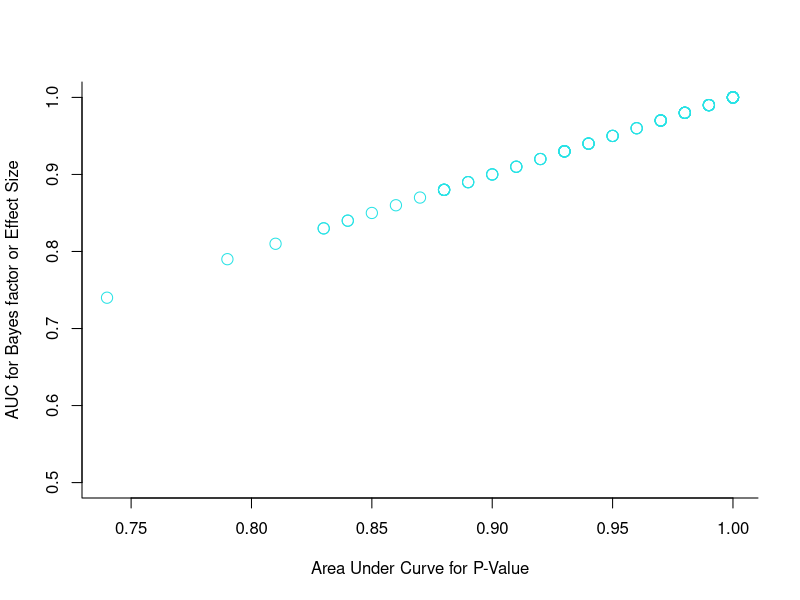
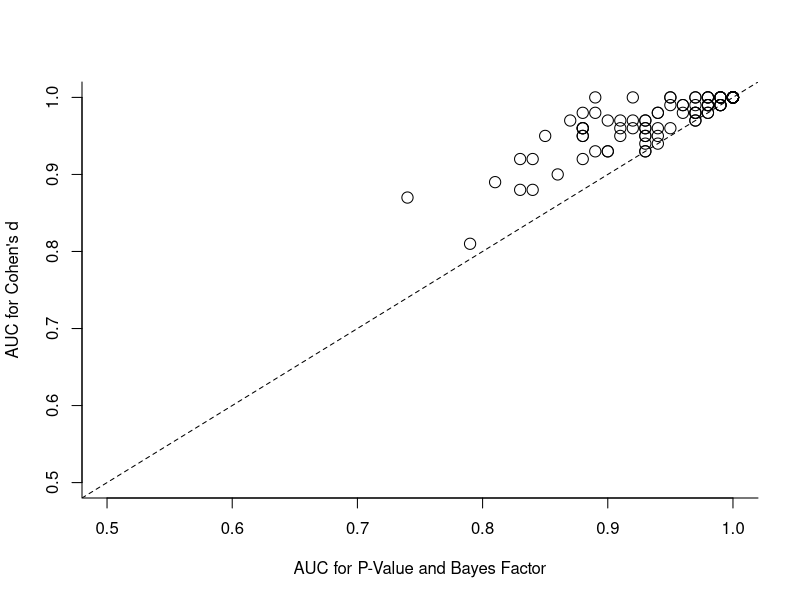
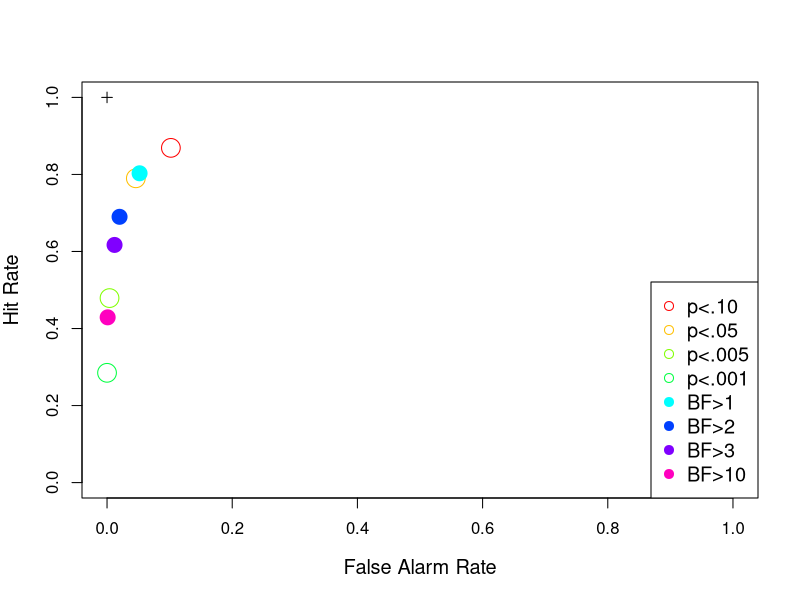
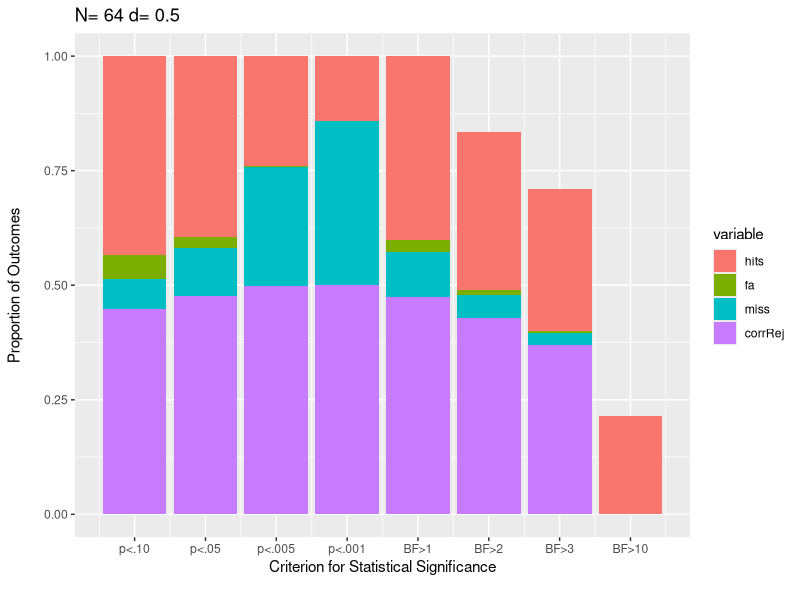
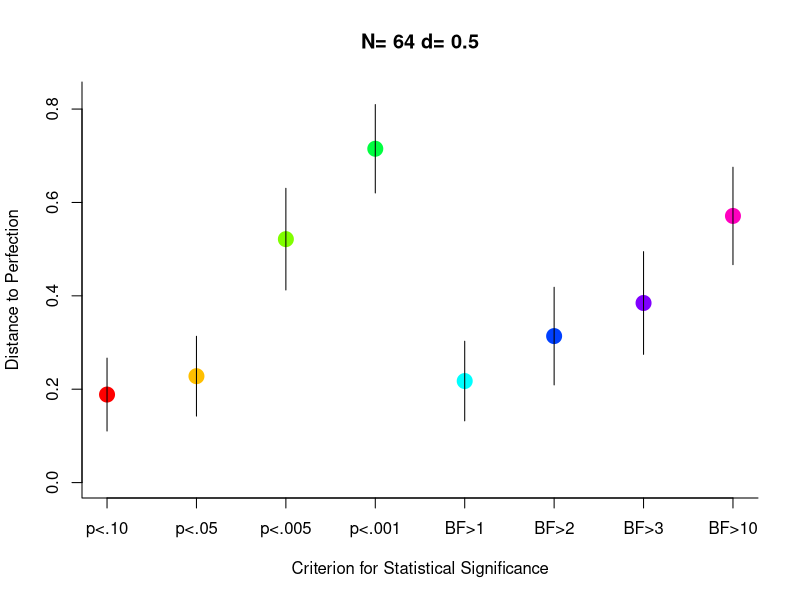
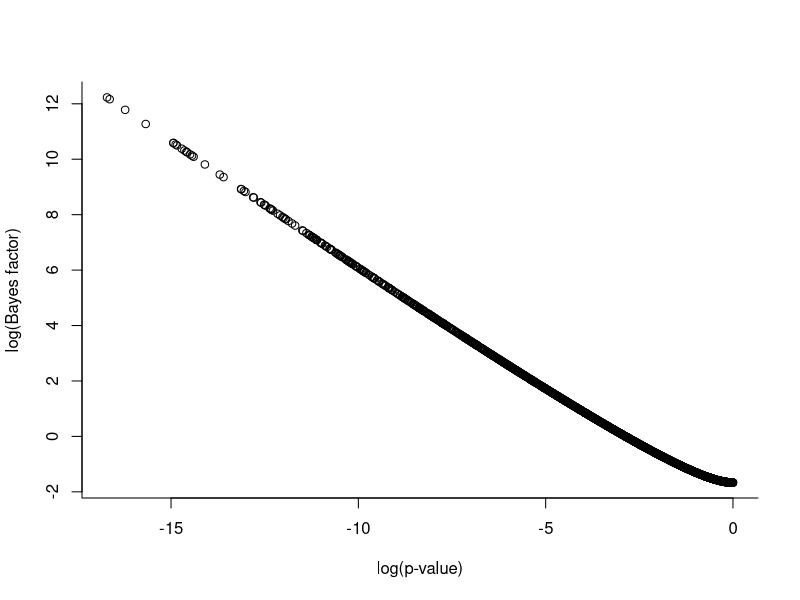

The R script that drew these images, in order:
##
## Jessica K. Witt - Colorado State University - Psychology
##
## November 15, 2017 (last revised 1/11/18)
##
## Uses signal detection theory techniques to compare and contrast
## across different criteria for statistical significance
##
## Criterion are: (1) p < .05; (2) Bayes Factor > 3; etc...
##
## Hit = data were modeled as a real effect (Cohen's d > 0) and 
##       criteria indicates the effect is significant (e.g. p < .05)
## False alarm = data were modeled as a null effect (Cohen's d = 0) and 
##       criteria indicates the effect is significant (e.g. p < .05)
##
## Strategy: Simulate means from two groups and compute relevant statistics
## Mean for group 1 is .5 (as in 50% on a memory test)
## Mean for group 2 is a function of the specified effect size
##
## Two outcome measures:
##  (1) Area under the curve (AUC) - measure of discriminability
##  (2) Distance to perfection - Euclidean distance between a given point on the ROC curve and perfect performance (100% hits and 0% false alarms)



########## Packages #################
require(BayesFactor)
require(pROC)
require(ggplot2)
require(reshape2)



########## Functions #################

## Assumes 2 groups, so two in mySDs
runSims <- function(sampleSizes, effectSizes, mean1, mySDs, numStudiesNull,numStudiesEff) {
  
  sdPooled <- sqrt((mySDs[1]^2 + mySDs[2]^2) / 2)
  saveSims <- as.data.frame(matrix(0,ncol=7, nrow=length(sampleSizes) * (numStudiesNull+numStudiesEff)))
  colnames(saveSims) <- c("groupNum","modeledD","sampleSize","actualD","t","p","BF")
  sa <- 0
  
  for (i in 1:length(sampleSizes)) {
    N <- sampleSizes[i]

    for (j in 1:length(effectSizes)) {
      mean2 <- mean1 - (effectSizes[j] * sdPooled)
      
      numStudies3 <- ifelse(effectSizes[j] == 0, numStudiesNull,numStudiesEff)  #only run a quarter of real effects

      for (k in 1:numStudies3) {
        
        #simulate data
        group1 <- rnorm(N,mean1,mySDs[1])
        group2 <- rnorm(N,mean2,mySDs[2])

        #run t-test
        if  (mySDs[1]==mySDs[2]) {
          a <- t.test(group2, group1,var.equal=T)
        } else {
          a <- t.test(group2, group1)
        }

        #save outcomes
        sa <- sa+1
        saveSims$modeledD[sa] <- effectSizes[j]
        saveSims$sampleSize[sa] <- N
        saveSims$actualD[sa] <- (mean(group1) - mean(group2))/sqrt((sd(group1)^2 + sd(group2)^2)/2)

        saveSims$p[sa] <- a$p.value
        saveSims$t[sa] <- a$statistic
        saveSims$BF[sa] <- exp(ttest.tstat(t=a$statistic, n1=N, n2=N, rscale = 0.707)[['bf']])

      } #end for k numstudies  
    } #end for j effectSizes
  } #end for i sampleSizes
  
  return(saveSims)
} #end function



#AUC Function
# Calculates the area under the curve (AUC) for a given set of simulations
plotAUC <- function(saveSims,dt,plotIt,crits,priorOdds) {

  auc <- rep(0,2+length(priorOdds))  #auc for p-value and Bayes factor
  
  sg <- c(log(saveSims$p[which(saveSims$modeledD > 0)]),log(saveSims$p[which(saveSims$modeledD == 0)]))
  sf <- c(rep(1,length(which(saveSims$modeledD > 0))),rep(0,length(which(saveSims$modeledD == 0))))

  fit_glm <- glm(sf ~ sg, family=binomial(link="logit"))
  glm_response_scores <- predict(fit_glm, data.frame(sg,sf), type="response")

  auc[1] <- auc(sf, glm_response_scores)
  
  sg3 <- c(saveSims$actualD[which(saveSims$modeledD > 0)],saveSims$actualD[which(saveSims$modeledD == 0)])
#  sg3 <- abs(c(saveSims$actualD[which(saveSims$modeledD > 0)],saveSims$actualD[which(saveSims$modeledD == 0)]))
  
  fit_glm3 <- glm(sf ~ sg3, family=binomial(link="logit"))
  glm_response_scores3 <- predict(fit_glm3, data.frame(sg3,sf), type="response")
  
  auc[2] <- auc(sf, glm_response_scores3)

  for(ii in 1:length(priorOdds)) {
    sg2 <- c(log(priorOdds[ii] * saveSims$BF[which(saveSims$modeledD > 0)]),log(priorOdds[ii] * saveSims$BF[which(saveSims$modeledD == 0)]))
    fit_glm2 <- glm(sf ~ sg2, family=binomial(link="logit"))
    glm_response_scores2 <- predict(fit_glm2, data.frame(sg2,sf), type="response")
    auc[2 + ii] <- auc(sf, glm_response_scores2)

}
  
  if(plotIt) {  
#    plot(roc(sf, glm_response_scores, direction="<"), col="green", lwd=4)
    plot.roc(sf, glm_response_scores, direction="<",legacy.axes = T, col="green", lwd=4,xlab="False Alarm Rate",ylab="Hit Rate",auc.polygon=T)
    lines(roc(sf, glm_response_scores2, direction="<"), col="blue", lwd=1)
    #lines(roc(sf, glm_response_scores3, direction="<"), col="red", lwd=.5)  #if want to include ROC by effect size
    
    rCol <- rainbow(length(crits))
    dtCol <- rCol[dt$criterion]
    pSz <- ifelse(dt$critCat==1,1.5,.8)+1
    pCH <- ifelse(dt$critCat==1,1,19)
    points(1-(dt$fa/numStudiesNull),dt$hits/numStudiesEff,col=dtCol,pch=19,cex=pSz)
    legend("bottomright",col=rCol,legend = crits,pch=19)
  } #end if plotIt
  
  return(auc)
}  # end function plotAUC



plotAUCBFonly <- function(saveSims,dt,plotIt,crits,priorOdds) {
  
  auc <- rep(0,length(priorOdds))  #auc for BF 50/50; BF 1/10; BF 10/1
  dt <- dt[which(dt$critCat == 2),]
  dt$hits <- dt$hits / dt$numStudiesEff
  dt$fa <- dt$fa / dt$numStudiesNull
  
  sf <- c(rep(1,length(which(saveSims$modeledD > 0))),rep(0,length(which(saveSims$modeledD == 0))))

  for(i in 1:length(priorOdds)) {
    sg2 <- c(log(priorOdds[i] * saveSims$BF[which(saveSims$modeledD > 0)]),log(priorOdds[i] * saveSims$BF[which(saveSims$modeledD == 0)]))
    fit_glm2 <- glm(sf ~ sg2, family=binomial(link="logit"))
    glm_response_scores2 <- predict(fit_glm2, data.frame(sg2,sf), type="response")
    auc[i] <- auc(sf, glm_response_scores2)
      
    if(i == 1) {
      plot.roc(sf, glm_response_scores2, direction="<",legacy.axes = T, col=rainbow(length(priorOdds))[i], lwd=length(priorOdds)-i,xlab="False Alarm Rate",ylab="Hit Rate",auc.polygon=T)
    } else {
      lines(roc(sf, glm_response_scores2, direction="<"), col=rainbow(length(priorOdds))[i], lwd=length(priorOdds)-i)  
    }
  }
    mm <- aggregate(hits ~ criterion + priorOdds, dt, mean)
    m2 <- aggregate(fa ~ criterion + priorOdds, dt, mean)
    mm$col <- "black"
    mm$cex <- 1

    rCol <- rainbow(length(priorOdds))
    for (i in 1:length(priorOdds)) {
      mm$col[which(mm$priorOdds == priorOdds[i])] <- rCol[i]
      mm$cex[which(mm$priorOdds == priorOdds[i])] <- 1 + ((i*4)/10)
    }
    points(1-(m2$fa),mm$hits,col=mm$col,pch=19,cex=mm$cex)
    
    #legend("bottomright",lty=1,col=rainbow(length(priorOdds)),legend = priorOdds)  #lines only
    legend("bottomright",pch=19,col=rainbow(length(priorOdds)),legend = priorOdds)
    
  return(auc)
}  # end function plotAUCBFonly



## sample call:
# dt <- evalSig(effectSizes,critCat,critValue,allPs,allBFs,allESs)

evalSig <- function(critCat,critValue,saveSims,priorOdds) {

  effectSizes <- sort(unique(saveSims$modeledD))
  sampleSizes <- sort(unique(saveSims$sampleSize))
  numEffectSizes <- length(effectSizes) - 1
  numCriteria <- length(critCat)
  nc2 <- length(critCat[which(critCat == 1)]) + (length(critCat[which(critCat == 2)]) * length(priorOdds))
  allC <- length(sampleSizes) * numEffectSizes * nc2 
  dt <- as.data.frame(matrix(NA,ncol=14,nrow=allC))
  colnames(dt) <- c("sampleSize","effectSizes","criterion","hits","fa","actEffectSize","criterionF","miss","corrRej","numAmbigEff","numAmbigNull", "ROCdist","critCat","priorOdds")
  da <- 0  #index for dt

  for(i in 1:length(sampleSizes)) {
    for(j in 1:numEffectSizes) {
      for (k in 1:numCriteria) {
      
        jj <- j+1  #assumes first effect size is 0, working with next one
        
        if (critCat[k] == 1) {  #p-value
          da <- da+1
          dt$sampleSize[da] <- sampleSizes[i]
          dt$effectSizes[da] <- effectSizes[j+1]
          dt$criterion[da] <- k

          dt$hits[da] <- length(which(saveSims$p[which(saveSims$modeledD>0)] <= critValue[k]))
          dt$fa[da] <-length(which(saveSims$p[which(saveSims$modeledD==0)] <= critValue[k]))
          dt$miss[da] <- length(which(saveSims$modeledD > 0)) - dt$hits[da]
          dt$corrRej[da] <- length(which(saveSims$modeledD == 0)) - dt$fa[da]
          dt$criterionF[da] <- paste("p",critValue[k])
          dt$critCat[da] <- 1
        } else {  #Bayes factor
          for (jj in 1:length(priorOdds)) {
            da <- da+1
            dt$sampleSize[da] <- sampleSizes[i]
            dt$effectSizes[da] <- effectSizes[j+1]
            dt$criterion[da] <- k
            
            dt$hits[da] <- length(which(saveSims$BF[which(saveSims$modeledD > 0)]*priorOdds[jj] >= critValue[k]))
            dt$fa[da] <- length(which(saveSims$BF[which(saveSims$modeledD == 0)]*priorOdds[jj] >= critValue[k]))
            dt$miss[da] <- length(which(saveSims$BF[which(saveSims$modeledD > 0)]*priorOdds[jj] <= (1/critValue[k])))
            dt$corrRej[da] <- length(which(saveSims$BF[which(saveSims$modeledD == 0)*priorOdds[jj]] <= (1/critValue[k])))
            dt$numAmbigEff[da] <- length(which(saveSims$BF[which(saveSims$modeledD > 0)]*priorOdds[jj] < critValue[k] & saveSims$BF[which(saveSims$modeledD > 0)]*priorOdds[jj] > (1/critValue[k]) ))
            dt$numAmbigNull[da] <- length(which(saveSims$BF[which(saveSims$modeledD == 0)]*priorOdds[jj] < critValue[k] & saveSims$BF[which(saveSims$modeledD == 0)]*priorOdds[jj] > (1/critValue[k]) ))
            dt$criterionF[da] <- paste("BF",critValue[k])
            dt$critCat[da] <- 2
            dt$priorOdds[da] <- priorOdds[jj]
          }
        } 
      
      h1 <- 1 - (dt$hits[da]/length(which(saveSims$modeledD > 0)))  #vertical distance
      h2 <- dt$fa[da]/length(which(saveSims$modeledD == 0))  #horizDistance
      dt$ROCdist[da] <- sqrt(h1^2 + h2^2)
      
      dt$actEffectSize[da] <- mean(saveSims$actualD[which(saveSims$modeledD > 0)])
      
      }
   }
  }
  
  return(dt)
}



############################
####### Start Code #########
############################


#Num of studies to be run and number of times that number of studies should be run
numStudiesNull <- 10 #number of studies to run with d = 0
numStudiesEff <- 10  #number of studies to run with d > 0
numTimes <- 100  #number of times to run each set of studies


#If running replications
runReplication <- FALSE

#prior Odds: for use when calculating posterior odds; keep as 1 for using Bayes factor only
priorOdds <- c(1)  
priorOdds <- sort(priorOdds, decreasing = T) #useful for plotting but not necessary

#Sample sizes and Effect sizes (note: sample size = sample size per group; assumes equal samples per group)
sSizesAll <- c(64)
effSzAll <- c(.5)


#data frame to save sims outcomes
saveSims <- as.data.frame(matrix(0,ncol=7, nrow=1))
colnames(saveSims) <- c("groupNum","modeledD","sampleSize","actualD","t","p","BF")

#data frame to save SDT analyses
allDt <- as.data.frame(matrix(0,ncol=15,nrow=1))
colnames(allDt) <- c("sampleSize","effectSizes","criterion","hits","fa","actEffectSize","criterionF","miss","corrRej","numAmbigEff","numAmbigNull", "ROCdist","critCat","priorOdds","runNum")

#criteria for significance to be used
critCat <- c(1,1,1,1,2,2,2,2) # 1 = p-value; 2 = BF
critValue <- c(.1,.05,.005,.001,1,2,3,10)  #critical value for significance,, aligns with critCat
crits <- c("p<.10","p<.05","p<.005","p<.001","BF>1","BF>2","BF>3","BF>10")  #label not needed for function

#Group mean and SDs
mean1 <- .5  #mean for group 1 (e.g. 50% correct on memory test)
mySDs <- c(.1, .1) #standard deviation for both groups

#AUC estimates
if (length(priorOdds) == 1) {
  aa <- 6
  ab <- "aucBF1"
} else {
  aa <- 5+length(priorOdds)
  ab <- rep("BF",length(priorOdds))
  for(i in 1:length(priorOdds)) {
    ab[i] <- paste("aucBF",priorOdds[i],sep="")
  }
}
aucs <- as.data.frame(matrix(0,ncol=aa,nrow=length(sSizesAll)*numTimes))
colnames(aucs) <- c("sampleSize","effectSize","runTime","aucP","aucES",ab)
ai <- 0


###### Loops for Data simulation and SDT calculations ####
for (ssa in 1:length(sSizesAll)) {
  sampleSizes <- sSizesAll[ssa]  #can also run all at once, although code needs to be changed during graphing/analysis
  effectSizes <- c(0,effSzAll[ssa])  #sets first effect size to 0; necessary for SDT analyses
  
  for(i in 1:numTimes) {
    
    ## Run simulations
    ss <- runSims(sampleSizes,effectSizes, mean1, mySDs, numStudiesNull, numStudiesEff)

    if (runReplication) {
      #run again (e.g. run replications)
      ss2 <- runSims(sampleSizes,effectSizes, mean1, mySDs, numStudiesNull, numStudiesEff)
      ss$p <- pmax(ss$p,ss2$p)
      ss$BF <- pmin(ss$BF,ss2$BF)
      ss$actualD <- pmin(ss$actualD,ss2$actualD)
    }
    
  
    ss$groupNum <- i
    saveSims <- rbind(saveSims,ss)
    
    ## Run SDT analyses
    ##critical: Assumes the first effect size is 0
    dt <- evalSig(critCat,critValue,ss,priorOdds)
    dt$runNum <- i
    allDt <- rbind(allDt,dt)
    
    # Plot ROC curves and caculate AUC (if desired)
    plotIt <- FALSE
    currAUC <- plotAUC(ss,dt,plotIt,crits,priorOdds)  
    ai <- ai+1
    aucs[ai,1] <- sampleSizes[1]
    aucs[ai,2] <- effectSizes[2]
    aucs[ai,3] <- i #runNumber
    aucs[ai,4] <- currAUC[1]
    aucs[ai,5] <- currAUC[2]
    for(ii in 1:length(priorOdds)) {
      aucs[ai,5 + ii] <- currAUC[2 + ii]
    }    
  
  } #end for i runTimes
} #end for ssa

allDt <- allDt[-1,]  #get rid of initial dummy row that was just used to init allDt
saveSims <- saveSims[-1,]  #get rid of initial dummy row that was just used to init allDt

######################
###### Analyses ######
######################

####Compare AUCs ####
plot(aucs$aucP,aucs$aucBF1,col=aucs$effectSize*10,cex=1.5,bty="l",ylim=c(.5,1),xlab="Area Under Curve for P-Value",ylab="AUC for Bayes factor or Effect Size")
if(length(priorOdds) > 1) {
  for(i in 1:length(priorOdds)) {
    points(aucs$aucP,aucs[,i+5],pch=19)
  }
}

#### AUCs for Cohen's d ####
plot(aucs$aucP,aucs$aucES,pch=1,cex=1.5,bty="l",main=NA,ylim=c(.5,1),xlim=c(.5,1),xlab="AUC for P-Value and Bayes Factor",ylab="AUC for Cohen's d")
abline(a=0,b=1,lty=2)

#### Plot hits by FA ####
ap <- aggregate(hits ~ criterion+sampleSize+effectSizes, data=allDt,mean)
ap2 <- aggregate(fa ~ criterion+sampleSize+effectSizes, data=allDt,mean)
hFA <- merge(ap,ap2,by=c("criterion","sampleSize","effectSizes"))
hFA$hits <- hFA$hits / numStudiesEff
hFA$fa <- hFA$fa / numStudiesNull
pCh <- ifelse(critCat[hFA$criterion]==1,1,19)
pSz <- ifelse(critCat[hFA$criterion]==1,1.5,1)+1
plot(hFA$fa,hFA$hits,col=rainbow(length(crits)),cex=pSz,cex.lab=1.2,pch=pCh,xlim=c(0,1),ylim=c(0,1),xlab="False Alarm Rate",ylab="Hit Rate")
legend("bottomright",horiz=F,cex=1.2,pch=pCh,col=rainbow(length(crits)),legend = crits)
points(0,1,pch=3)


#### Comp AUCs across prior odds ####
if(length(priorOdds) > 1) {
  allDt$numStudiesEff <- numStudiesEff
  allDt$numStudiesNull <- numStudiesNull
  compAucs <- plotAUCBFonly(saveSims,allDt,TRUE,crits,priorOdds)
}

#### Plot hit, FA, miss, corrRejection for each effect size/sample size combo ####
ap <- aggregate(hits ~ criterion+sampleSize+effectSizes, data=allDt,mean)
ap2 <- aggregate(fa ~ criterion+sampleSize+effectSizes, data=allDt,mean)
hFA <- merge(ap,ap2,by=c("criterion","sampleSize","effectSizes"))
ap2 <- aggregate(miss ~ criterion+sampleSize+effectSizes, data=allDt,mean)
hFA <- merge(hFA,ap2,by=c("criterion","sampleSize","effectSizes"))
ap2 <- aggregate(corrRej ~ criterion+sampleSize+effectSizes, data=allDt,mean)
hFA <- merge(hFA,ap2,by=c("criterion","sampleSize","effectSizes"))
hFA$hits <- hFA$hits / numStudiesEff
hFA$fa <- hFA$fa / numStudiesNull
hFA$corrRej <- hFA$corrRej / numStudiesNull
hFA$miss <- hFA$miss / numStudiesEff

for (i in 1:length(sSizesAll)) {
  #  readline(i)
  dr <- hFA[which(hFA$sampleSize == sSizesAll[i] & hFA$effectSizes == effSzAll[i]),c(1,4,5,6,7)]
  dr <- melt(dr,id = "criterion")
  dr$value <- dr$value / 2
  
  print(ggplot(data = dr, aes(x = criterion, y = value, fill = variable)) + 
          geom_bar(stat = "identity") +
          ylab("Proportion of Outcomes\n") +
          xlab("Criterion for Statistical Significance\n") +
          scale_x_continuous(breaks=seq(1,length(crits)), labels=crits) +
          labs(title = paste("N=",sSizesAll[i],"d=",effSzAll[i])))

}


#### Plot distance to perfection ####
aa <- aggregate(ROCdist ~ criterion, data=allDt,mean)
ab <- aggregate(ROCdist ~ criterion, data=allDt,sd)
ab$ci <- qnorm(.975) * ab$ROCdist / sqrt(length(ab$ROCdist))
titleText <- ifelse(length(sSizesAll) < 2, paste("N=",sSizesAll[1],"d=",effSzAll[1]), paste("firstES:",effSzAll[1]))
plot(seq(1:length(crits)),aa$ROCdist,bty="l",xaxt="n",xlab="Criterion for Statistical Significance",ylab="Distance to Perfection",pch=19,col=rainbow(length(crits)),cex=2,ylim=c(0,max(aa$ROCdist)+max(ab$ci)),main=titleText)
axis(side=1,at=seq(1:length(crits)),labels = crits)
for(i in 1:length(crits)) {
  segments(i,aa$ROCdist[i] - ab$ci[i],i,aa$ROCdist[i]+ab$ci[i])
}


#### plot BF vs p-values ####
plot(log(saveSims$p),log(saveSims$BF),bty="l",xlab="log(p-value)", ylab="log(Bayes factor)")
